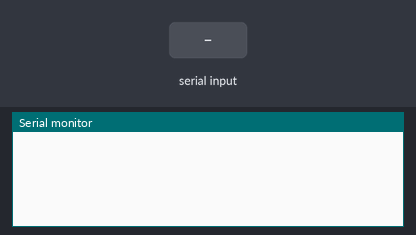
Simulated run of this sketch. Board: Arduino Uno, built with avr-gcc and run on an emulated ATmega328P. Parts: the last lines printed to the serial monitor. The inputs (shaded band) are chosen by the test bench.

Above: at 1.2 s.
1.3 s: "!" received over Serial
At 2.0 s:
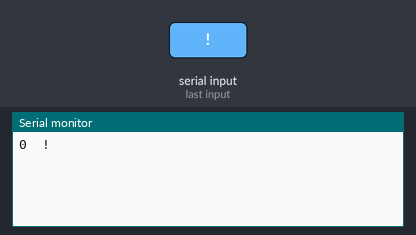
2.8 s: "*" received over Serial
At 3.2 s:
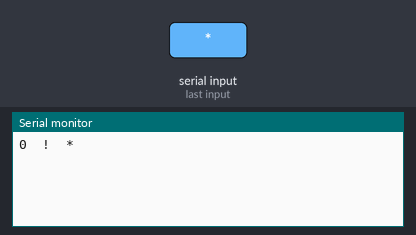
4.3 s: "1" received over Serial
At 5.5 s:
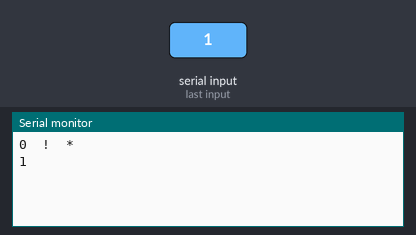

Measured:
- after the input at 1.3 s, the serial monitor: prints a new line at once (image 1)
- after the input at 2.8 s, the serial monitor: prints a new line at once (image 2)
- after the input at 4.3 s, the serial monitor: prints a new line at once (image 3)

The sketch:

arklab_char.ino
```cpp
  char buf=0,cmmd[20];
  int insize = 0 ,RW = 0, addr=0,times=0;


void setup() {
  Serial.begin(115200);
  Serial.setTimeout(50);

}

void loop() {

}

void serialEvent() {
   while ( insize = Serial.available() > 0) {
    buf = Serial.read();
    switch (buf)
    {
      case '!':
        RW = 1;
Serial.print(  times++ );  Serial.print("\t");
        Serial.print("!");  Serial.print("\t");
        break;
      case '*':
        Serial.println("*");
        addr = 0;
        RW = 0;
        break;
      default:
        if (RW = 1)  {
          cmmd[ addr] = buf;
           Serial.print(cmmd[  addr]); Serial.print("\t");
          addr++;
        }
        }
    }
  }
```
